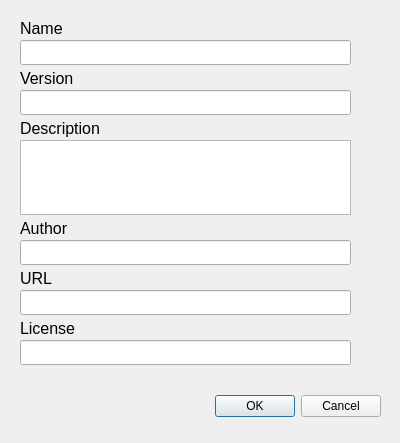
<?xml version="1.0" encoding="UTF-8"?>
<ui version="4.0">
 <class>meta</class>
 <widget class="QDialog" name="meta">
  <property name="geometry">
   <rect>
    <x>0</x>
    <y>0</y>
    <width>400</width>
    <height>443</height>
   </rect>
  </property>
  <property name="windowTitle">
   <string>Meta</string>
  </property>
  <widget class="QDialogButtonBox" name="buttonBox">
   <property name="geometry">
    <rect>
     <x>40</x>
     <y>390</y>
     <width>341</width>
     <height>32</height>
    </rect>
   </property>
   <property name="orientation">
    <enum>Qt::Horizontal</enum>
   </property>
   <property name="standardButtons">
    <set>QDialogButtonBox::Cancel|QDialogButtonBox::Ok</set>
   </property>
  </widget>
  <widget class="QLabel" name="label_name">
   <property name="geometry">
    <rect>
     <x>20</x>
     <y>20</y>
     <width>67</width>
     <height>17</height>
    </rect>
   </property>
   <property name="font">
    <font>
     <family>Arial</family>
     <pointsize>12</pointsize>
    </font>
   </property>
   <property name="text">
    <string>Name</string>
   </property>
  </widget>
  <widget class="QLineEdit" name="line_name">
   <property name="geometry">
    <rect>
     <x>20</x>
     <y>40</y>
     <width>331</width>
     <height>25</height>
    </rect>
   </property>
  </widget>
  <widget class="QLabel" name="label_version">
   <property name="geometry">
    <rect>
     <x>20</x>
     <y>70</y>
     <width>67</width>
     <height>17</height>
    </rect>
   </property>
   <property name="font">
    <font>
     <family>Arial</family>
     <pointsize>12</pointsize>
    </font>
   </property>
   <property name="text">
    <string>Version</string>
   </property>
  </widget>
  <widget class="QLineEdit" name="line_version">
   <property name="geometry">
    <rect>
     <x>20</x>
     <y>90</y>
     <width>331</width>
     <height>25</height>
    </rect>
   </property>
  </widget>
  <widget class="QLabel" name="label_description">
   <property name="geometry">
    <rect>
     <x>20</x>
     <y>120</y>
     <width>91</width>
     <height>17</height>
    </rect>
   </property>
   <property name="font">
    <font>
     <family>Arial</family>
     <pointsize>12</pointsize>
    </font>
   </property>
   <property name="text">
    <string>Description</string>
   </property>
  </widget>
  <widget class="QTextEdit" name="text_description">
   <property name="geometry">
    <rect>
     <x>20</x>
     <y>140</y>
     <width>331</width>
     <height>75</height>
    </rect>
   </property>
  </widget>
  <widget class="QLabel" name="label_author">
   <property name="geometry">
    <rect>
     <x>20</x>
     <y>220</y>
     <width>67</width>
     <height>17</height>
    </rect>
   </property>
   <property name="font">
    <font>
     <family>Arial</family>
     <pointsize>12</pointsize>
    </font>
   </property>
   <property name="text">
    <string>Author</string>
   </property>
  </widget>
  <widget class="QLineEdit" name="line_author">
   <property name="geometry">
    <rect>
     <x>20</x>
     <y>240</y>
     <width>331</width>
     <height>25</height>
    </rect>
   </property>
  </widget>
  <widget class="QLineEdit" name="line_url">
   <property name="geometry">
    <rect>
     <x>20</x>
     <y>290</y>
     <width>331</width>
     <height>25</height>
    </rect>
   </property>
  </widget>
  <widget class="QLabel" name="label_url">
   <property name="geometry">
    <rect>
     <x>20</x>
     <y>270</y>
     <width>67</width>
     <height>17</height>
    </rect>
   </property>
   <property name="font">
    <font>
     <family>Arial</family>
     <pointsize>12</pointsize>
    </font>
   </property>
   <property name="text">
    <string>URL</string>
   </property>
  </widget>
  <widget class="QLineEdit" name="line_license">
   <property name="geometry">
    <rect>
     <x>20</x>
     <y>340</y>
     <width>331</width>
     <height>25</height>
    </rect>
   </property>
   <property name="text">
    <string/>
   </property>
  </widget>
  <widget class="QLabel" name="label_license">
   <property name="geometry">
    <rect>
     <x>20</x>
     <y>320</y>
     <width>67</width>
     <height>17</height>
    </rect>
   </property>
   <property name="font">
    <font>
     <family>Arial</family>
     <pointsize>12</pointsize>
    </font>
   </property>
   <property name="text">
    <string>License</string>
   </property>
  </widget>
 </widget>
 <resources/>
 <connections>
  <connection>
   <sender>buttonBox</sender>
   <signal>accepted()</signal>
   <receiver>meta</receiver>
   <slot>accept()</slot>
   <hints>
    <hint type="sourcelabel">
     <x>248</x>
     <y>254</y>
    </hint>
    <hint type="destinationlabel">
     <x>157</x>
     <y>274</y>
    </hint>
   </hints>
  </connection>
  <connection>
   <sender>buttonBox</sender>
   <signal>rejected()</signal>
   <receiver>meta</receiver>
   <slot>reject()</slot>
   <hints>
    <hint type="sourcelabel">
     <x>316</x>
     <y>260</y>
    </hint>
    <hint type="destinationlabel">
     <x>286</x>
     <y>274</y>
    </hint>
   </hints>
  </connection>
 </connections>
</ui>
